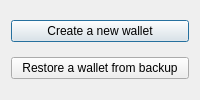
<?xml version="1.0" encoding="UTF-8"?>
<ui version="4.0">
 <class>FirstRunDialog</class>
 <widget class="QDialog" name="FirstRunDialog">
  <property name="enabled">
   <bool>true</bool>
  </property>
  <property name="geometry">
   <rect>
    <x>0</x>
    <y>0</y>
   </rect>
  </property>
  <property name="windowTitle">
   <string>Get started with Metier</string>
  </property>
  <layout class="QVBoxLayout" name="verticalLayout">
   <item>
    <widget class="QPushButton" name="create">
     <property name="text">
      <string>Create a new wallet</string>
     </property>
    </widget>
   </item>
   <item>
    <widget class="QPushButton" name="restore">
     <property name="text">
      <string>Restore a wallet from backup</string>
     </property>
    </widget>
   </item>
  </layout>
 </widget>
 <resources/>
 <connections/>
</ui>
